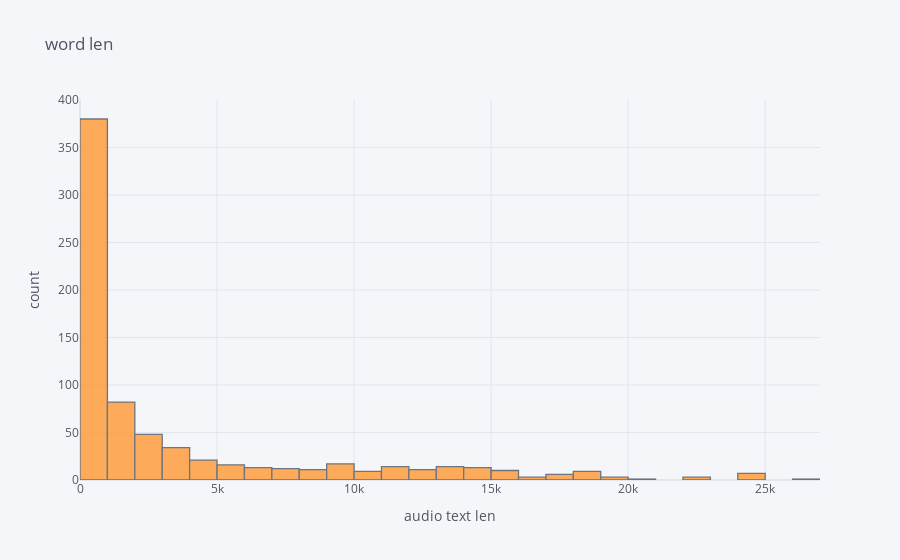

The notebook cell this image was saved under:
### Code cell
df['word_count'].iplot(kind = 'hist',xTitle='audio text len',yTitle='count',title='word len')

### Figure 1 — Plotly figure (JSON) as saved in the notebook; plotly's stock layout.template omitted (floating-point values rounded to 4 significant figures; data arrays with more than 128 entries replaced by an {"elided": "..."} marker saying what was removed)
{"data": [{"histfunc": "count", "histnorm": "", "marker": {"color": "rgba(255, 153, 51, 1.0)", "line": {"color": "#4D5663", "width": 1.3}}, "name": "word_count", "opacity": 0.8, "orientation": "v", "type": "histogram", "x": {"elided": "738 int values"}}], "layout": {"barmode": "overlay", "legend": {"bgcolor": "#F5F6F9", "font": {"color": "#4D5663"}}, "paper_bgcolor": "#F5F6F9", "plot_bgcolor": "#F5F6F9", "title": {"font": {"color": "#4D5663"}, "text": "word len"}, "xaxis": {"gridcolor": "#E1E5ED", "showgrid": true, "tickfont": {"color": "#4D5663"}, "title": {"font": {"color": "#4D5663"}, "text": "audio text len"}, "zerolinecolor": "#E1E5ED"}, "yaxis": {"gridcolor": "#E1E5ED", "showgrid": true, "tickfont": {"color": "#4D5663"}, "title": {"font": {"color": "#4D5663"}, "text": "count"}, "zerolinecolor": "#E1E5ED"}}}
